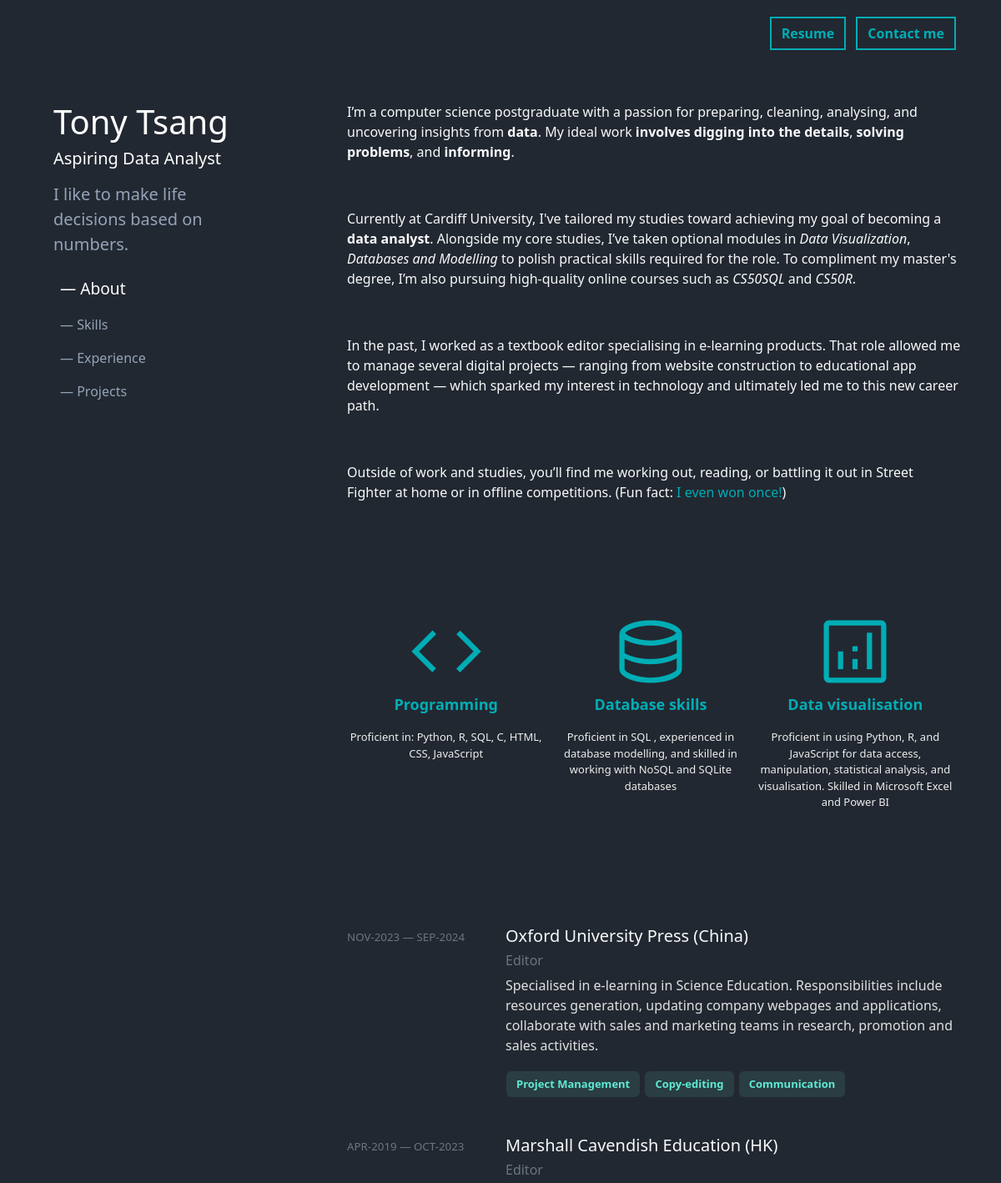
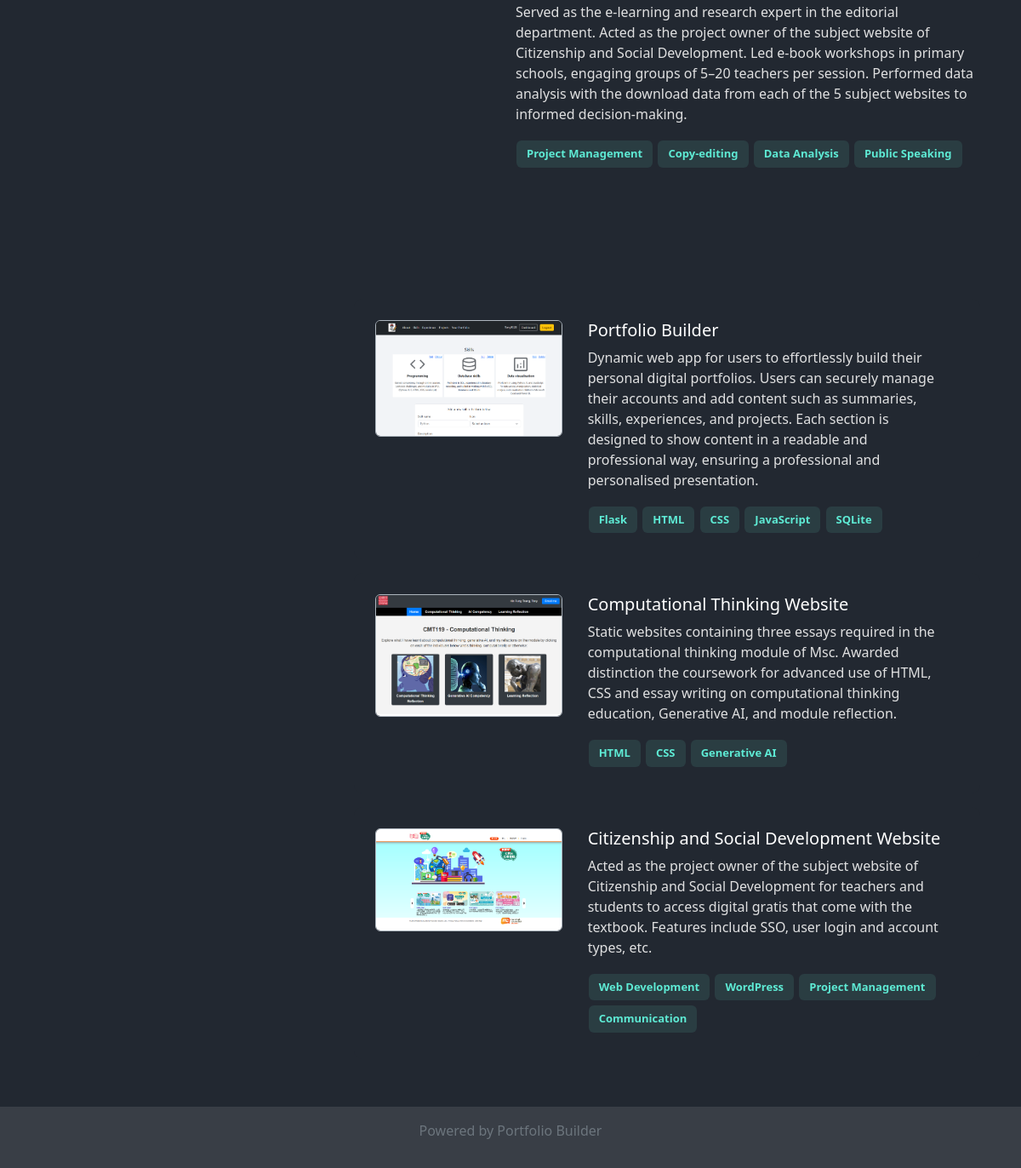
The page /portfolio/tony9528 on the database its author committed (2 pictures, top to bottom).
### tables this page shows
CREATE TABLE "users"(
    "id" INTEGER PRIMARY KEY AUTOINCREMENT,
    "username" TEXT NOT NULL UNIQUE,
    "password_hash" TEXT NOT NULL,
    "first_name" TEXT NOT NULL,
    "last_name" TEXT NOT NULL,
    "email" TEXT NOT NULL UNIQUE,
    "role" TEXT NOT NULL,
    "headline" TEXT NOT NULL,
    "resume" TEXT
);

CREATE TABLE "about"(
    "user_id" INTEGER PRIMARY KEY,
    "about_me" TEXT,
    FOREIGN KEY ("user_id") REFERENCES "users" ("id")
);

CREATE TABLE "skills"(
    "skill_id" INTEGER PRIMARY KEY AUTOINCREMENT,
    "user_id" INTEGER NOT NULL,
    "skill_name" TEXT NOT NULL,
    "skill_content" TEXT,
    "skill_icon" TEXT NOT NULL,
    FOREIGN KEY ("user_id") REFERENCES "users" ("id")
);

CREATE TABLE "experience"(
    "experience_id" INTEGER PRIMARY KEY AUTOINCREMENT,
    "user_id" INTEGER NOT NULL,
    "start_date" TEXT NOT NULL,
    "end_date" TEXT NOT NULL,
    "employer" TEXT NOT NULL,
    "role" TEXT NOT NULL,
    "description" TEXT NOT NULL,
    "tags" TEXT,
    FOREIGN KEY ("user_id") REFERENCES "users" ("id")
);

CREATE TABLE "projects"(
    "project_id" INTEGER PRIMARY KEY AUTOINCREMENT,
    "user_id" INTEGER NOT NULL,
    "project_name" TEXT NOT NULL,
    "project_description" TEXT NOT NULL,
    "project_screenshot" TEXT,
    "project_url" TEXT,
    "tags" TEXT,
    "sort_order" INTEGER NOT NULL,
    FOREIGN KEY ("user_id") REFERENCES "users" ("id")
);

### portfolio/routes.py (the view)
@app.route('/portfolio/<username>')
def portfolio(username):
    sql = "SELECT * FROM users JOIN about ON users.id = about.user_id WHERE users.username = :username"
    sql_q = text(sql)
    with db.engine.connect() as connection:
        user = connection.execute(sql_q, {'username': username}).fetchone()
    if not user:
        abort(404, description="User not found")
    user_id = user.id
    sql = "SELECT * FROM skills WHERE user_id = :user_id"
    sql_q = text(sql)
    with db.engine.connect() as connection:
        user_skills = connection.execute(sql_q, {'user_id': user_id}).fetchall()
    sql = "SELECT * FROM experience WHERE user_id = :user_id"
    sql_q = text(sql)
    with db.engine.connect() as connection:
        result = connection.execute(sql_q, {'user_id': user_id}).fetchall()
    if result:
        user_experience_list = [
            {
                "experience_id": row.experience_id,
                "start_date": row.start_date,
                "end_date": row.end_date,
                "employer": row.employer,
                "role": row.role,
                "description": row.description,
                "tags": row.tags.split(',') if row.tags else [],
                "start_date_formatted": datetime.strptime(row.start_date, "%Y-%m").strftime("%b-%Y").upper(),
                "end_date_formatted": datetime.strptime(row.end_date, "%Y-%m").strftime("%b-%Y").upper() if row.end_date != 'CURRENT' else row.end_date,
            }
            for row in result
        ]
    else:
        user_experience_list = None
    sql = "SELECT * FROM projects WHERE user_id = :user_id ORDER BY sort_order, project_id"
    sql_q = text(sql)
    with db.engine.connect() as connection:
        user_projects = connection.execute(sql_q, {'user_id': user_id}).fetchall()
    return render_template('portfolio.html', user=user, user_skills=user_skills, user_experience_list=user_experience_list, user_projects=user_projects)

### portfolio/templates/portfolio.html (shortened to what this page needs)
<!DOCTYPE html>
<html>
<head>
  <link href="https://cdn.jsdelivr.net/npm/bootstrap@5.3.3/dist/css/bootstrap.min.css" rel="stylesheet">
  <link href="https://cdn.jsdelivr.net/npm/quill@2.0.3/dist/quill.snow.css" rel="stylesheet" />
  <link rel="stylesheet" type="text/css" href="{{url_for('static',filename='css/style.css')}}">
</head>
<body>
    <div class="port-container d-flex flex-row-reverse">
            <span><a href="mailto:{{user.email}}" class="contact-btn btn">Contact me</a></span>
            {% if user.resume %}
                <span><a href="{{url_for('static',filename='uploads/' + user.resume)}}" class="contact-btn btn" target="_blank">Resume</a></span>
            {% endif %}
    </div>
    <div class="port-container container-xxl d-flex flex-md-row flex-column">
        <div class="col-md-4 col-12 sticky-header">
            <header class="port-user-info p-3">
                <div class="port-intro">
                    <h1 class="port-name text-white">{{user.first_name}} {{user.last_name}}</h1>
                    <h5 class="port-role text-white">{{user.role}}</h5>
                    <p class="lead port-headline">
                        {{user.headline}}
                    </p>
                </div>
                <nav class="port-nav">
                    <ul class="nav col-12 col-lg-auto me-lg-auto mb-md-0 d-flex flex-row flex-md-column mb-3">
                        <li><a href="#about" class="nav-link px-2 port-nav-link active">— About</a></li>
                        <li><a href="#skills" class="nav-link px-2 port-nav-link">— Skills</a></li>
                        <li><a href="#exp" class="nav-link px-2 port-nav-link">— Experience</a></li>
                        <li><a href="#proj" class="nav-link px-2 port-nav-link">— Projects</a></li>
                    </ul>
                </nav>
            </header>
        </div>
        <main class="col-md-8 col-12 port-main">
            <div class="row g-2">
                <section class="port-about text-light" id="about">
                    {{user.about_me|safe}}
                </section>
            {% if user_skills%}
                <section class="userskills row g-2 text-center port-skills" id="skills">
                        {% for row in user_skills%}
                            <div class="col-md-4 col-12 skill-container">
                                <img class="skill-icon" src="{{url_for('static', filename='img/' + row.skill_icon + '.png')}}">
                                <p class="skill-name">{{row.skill_name}}</p>
                                <p class="skill-content">{{row.skill_content}}</p>
                            </div>
                        {% endfor %}
                </section>
            {% endif %}
            {%  if user_experience_list %}
            <section class="exp-container port-exp" id="exp">
                {% for row in user_experience_list %}
                <div class="row text-left experience-container">
                    <div class="col-md-3 col-12  date-container text-left text-secondary"><span class="exp-date">{{row['start_date_formatted']}} — {{row['end_date_formatted']}}</span></div>
                    <div class="col-md-9 col-12 exp-heading text-left ">
                        <div class="exp-employer text-light"><h5>{{row['employer']}}</h5></div>
                        <div class="exp-role text-secondary"><h6>{{row['role']}}</h6></div>
                        <div class="exp-description"><p style="color: #EEEE;">{{row['description']}}</p> </div>
                        <div class="exp-tags">
                            {% for tag in row.tags %}
                                <button type="button" class="btn btn-outline-info tag">{{tag}}</button>
                            {% endfor %}
                        </div>
                    </div>
                </div>
                {% endfor %}
            </section>
            {% endif %}
            {% if user_projects%}
            <section id="proj" class="port-proj">
            {% for project in user_projects %}
                <div class="project-container position-relative">
                        <div class="row text-left">
                            <div class="col-md-4 col-12 pic-container text-left"><img class="proj-img rounded border border-dark-subtle" src="{{url_for('static',filename='uploads/' + project.project_screenshot)}}"></div>
                            <div class="col-md-8 col-12 proj-content text-left">
                                <div class="proj-name text-light"><a class="project-link stretched-link" href="{{project.project_url}}" target="_blank"><h5>{{project.project_name}}</h5></a></div>
                                <div class="proj-description"> <p style="color: #EEEE;">{{project.project_description}}</p> </div>
                                {% if project.tags %}
                                    <div class="exp-tags">
                                    {% set tags = project.tags.split(',') %}
                                    {% for tag in tags%}
                                        <button type="button" class="btn btn-outline-info tag">{{tag}}</button>
                                    {% endfor %}
                                    </div>
                                {% endif %}
                            </div>
                        </div>
                </div>
            {% endfor %}
        {% endif %}
            </section>
        </main>
    </div>
    <footer class="py-3 port-footer">
        <p class="text-center text-secondary">Powered by Portfolio Builder</p>
    </footer>
</body>
</html>

### portfolio/static/css/style.css (style rules this page uses)
a { color:#00ADB5; text-decoration: none; }
html { scroll-behavior: smooth; }
main { display: -ms-flexbox; display: -webkit-box; display: flex; -ms-flex-align: center; -ms-flex-pack: center; -webkit-box-align: center; align-items: center; -webkit-box-pack: center; justify-content: center; padding-top: 40px; padding-bottom: 40px; background-color: #f2f4f7; }
.skill-container { max-width: 275px; padding: 5px; margin: 12px auto; background-color: #222831; }
.skill-icon { max-width: 100px; }
.skill-name { font-weight: bold; font-size: large; color: #00ADB5; }
.skill-content { font-size: small; margin: 5px auto; color: #EEEEEE; }
.exp-container { max-width: 750px; background-color: #222831; margin: 16px auto; }
.exp-date { font-size: smaller; }
.exp-description { color: #EEEEEE; }
.exp-tags { border: 3px; margin-bottom: 3px; }
.tag { font-size: small; font-weight: bold; color: #5eead4; border: 0px solid ; background-color: #4e998f2f; margin:3px 1px; }
.proj-img { width: 220px; max-height: 185px; }
.project-container { max-width: 750px; padding: 25px; margin: 16px auto; background-color: #222831; border-radius: 10px; }
.project-link { color:white; text-decoration: none; }
.proj-content { padding-left: 25px; padding-right: 25px; }
.proj-description { color:#EEEEEE; }
.port-container { padding-left: 48px; padding-right: 48px; background-color: #222831; }
.contact-btn { margin: 20px 6px; border-color: #00ADB5; border-radius: 0px; border-width: 2px; color:#00ADB5; font-weight: bold; }
.port-user-info { background-color: #222831; position: sticky; top: 0; height: 100vh; }
.port-name { padding-top: 26px; }
.port-role { padding-bottom: 8px; }
.port-headline { max-width: 250px; color:#94A3B8; }
.port-nav-link { color:#94A3B8; }
.port-nav-link.active { color:#ffff; font-size: larger; }
.port-main { background-color: #222831; padding-top: 0; }
.port-about { padding-top:42px; }
.port-skills { margin-top: 66px; padding-top: 30px; }
.port-exp { margin-top: 66px; padding-top: 30px; }
.port-proj { margin-top: 66px; padding-top: 30px; }
.experience-container { border-radius: 10px; padding:20px 0; }
.port-footer { background-color: #393E46; margin: 0px; }

### rows shown on the page
users: first_name "Tony", last_name "Tsang", role "Aspiring Data Analyst", headline "I like to make life decisions based on numbers."
about: about_me "I’m a computer science postgraduate with a passion for preparing, cleaning, analysing, and uncovering insights from data . My ideal work involves digging into the details , solving problems , and informing . Currently at Cardiff University, I've tailored my studies toward achieving my goal of becoming a data analyst . Alongside my core studies, I’ve taken optional modules in Data Visualization , Databases and Modelling to polish practical skills required for the role. To compliment my master's degree, I’m also pursuing high-quality online courses such as CS50SQL and CS50R . In the past, I worked as a textbook editor specialising in e-learning products. That role allowed me to manage several…"
skills: skill_icon (picture), skill_name "Programming", skill_content "Proficient in: Python, R, SQL, C, HTML, CSS, JavaScript"
skills: skill_icon (picture), skill_name "Database skills", skill_content "Proficient in SQL , experienced in database modelling, and skilled in working with NoSQL and SQLite databases"
skills: skill_icon (picture), skill_name "Data visualisation", skill_content "Proficient in using Python, R, and JavaScript for data access, manipulation, statistical analysis, and visualisation. Skilled in Microsoft Excel and Power BI"
experience: start_date_formatted "NOV-2023", end_date_formatted "SEP-2024", employer "Oxford University Press (China)", role "Editor", description "Specialised in e-learning in Science Education. Responsibilities include resources generation, updating company webpages and applications, collaborate with sales and marketing teams in research, promotion and sales activities.", tags "Project Management" "Copy-editing" "Communication"
experience: start_date_formatted "APR-2019", end_date_formatted "OCT-2023", employer "Marshall Cavendish Education (HK)", role "Editor", description "Served as the e-learning and research expert in the editorial department. Acted as the project owner of the subject website of Citizenship and Social Development. Led e-book workshops in primary schools, engaging groups of 5–20 teachers per session. Performed data analysis with the download data from each of the 5 subject websites to informed decision-making.", tags "Project Management" "Copy-editing" "Data Analysis" "Public Speaking"
projects: project_screenshot (picture), project_name "Portfolio Builder", project_description "Dynamic web app for users to effortlessly build their personal digital portfolios. Users can securely manage their accounts and add content such as summaries, skills, experiences, and projects. Each section is designed to show content in a readable and professional way, ensuring a professional and personalised presentation.", tags "Flask" "HTML" "CSS" "JavaScript" "SQLite"
projects: project_screenshot (picture), project_name "Computational Thinking Website", project_description "Static websites containing three essays required in the computational thinking module of Msc. Awarded distinction the coursework for advanced use of HTML, CSS and essay writing on computational thinking education, Generative AI, and module reflection.", tags "HTML" "CSS" "Generative AI"
projects: project_screenshot (picture), project_name "Citizenship and Social Development Website", project_description "Acted as the project owner of the subject website of Citizenship and Social Development for teachers and students to access digital gratis that come with the textbook. Features include SSO, user login and account types, etc.", tags "Web Development" "WordPress" "Project Management" "Communication"
